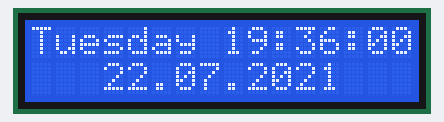
Bench run of a sketch on a simulated Arduino Uno, built with avr-gcc and run on an emulated ATmega328P. Shown: 16×2 character LCD. The local clock reads 2024-03-15 10:24:30 at power-on unless the sketch sets it.

Above: at 0.2 s.
At 4.5 s:
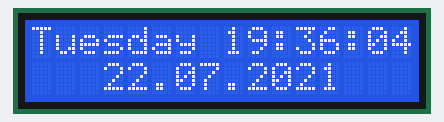
At 9.3 s:
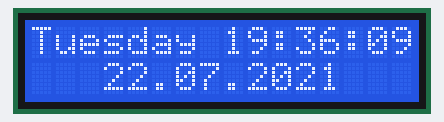
At 19.4 s:
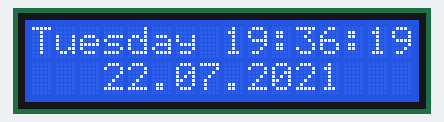
At 28.5 s:
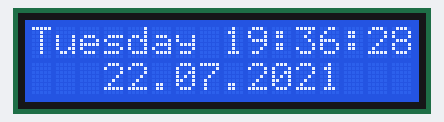
At 38.1 s:
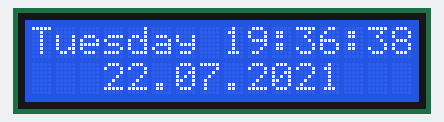

Measured:
- what the display in image 1 shows lasts 1.1 s, from 4.4 s to 5.5 s

The sketch:

7_RTC_LCD_basic.ino
```cpp
#include <LiquidCrystal_I2C.h>
#include <DS1302.h>
#include <Wire.h> //use A4,A5 pins

#define CLK 4 // SCLK
#define DAT 3 // IO
#define RST 2 // CE(Reset)

DS1302 rtc(RST, DAT, CLK);
LiquidCrystal_I2C lcd(0x27, 16, 2);
// A4: SDA, A5: SCL

void setup() {
  rtc.halt(false);
  rtc.writeProtect(false);

  lcd.init();
  lcd.backlight();
  lcd.begin(16,2);

  Serial.begin(9600);

  rtc.setDOW(WEDNESDAY);
  rtc.setTime(19,36,0);
  rtc.setDate(22,07,2021);
}

void loop() {
  lcd.clear();
  lcd.setCursor(0, 0);
  lcd.print(rtc.getDOWStr());
  lcd.setCursor(8, 0);
  lcd.print(rtc.getTimeStr());
  lcd.setCursor(3, 1);
  lcd.print(rtc.getDateStr());
  delay(500);
}
```
